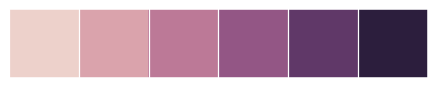

The Python source for this figure:
import seaborn as sns; sns.set_theme()
sns.palplot(sns.cubehelix_palette())
